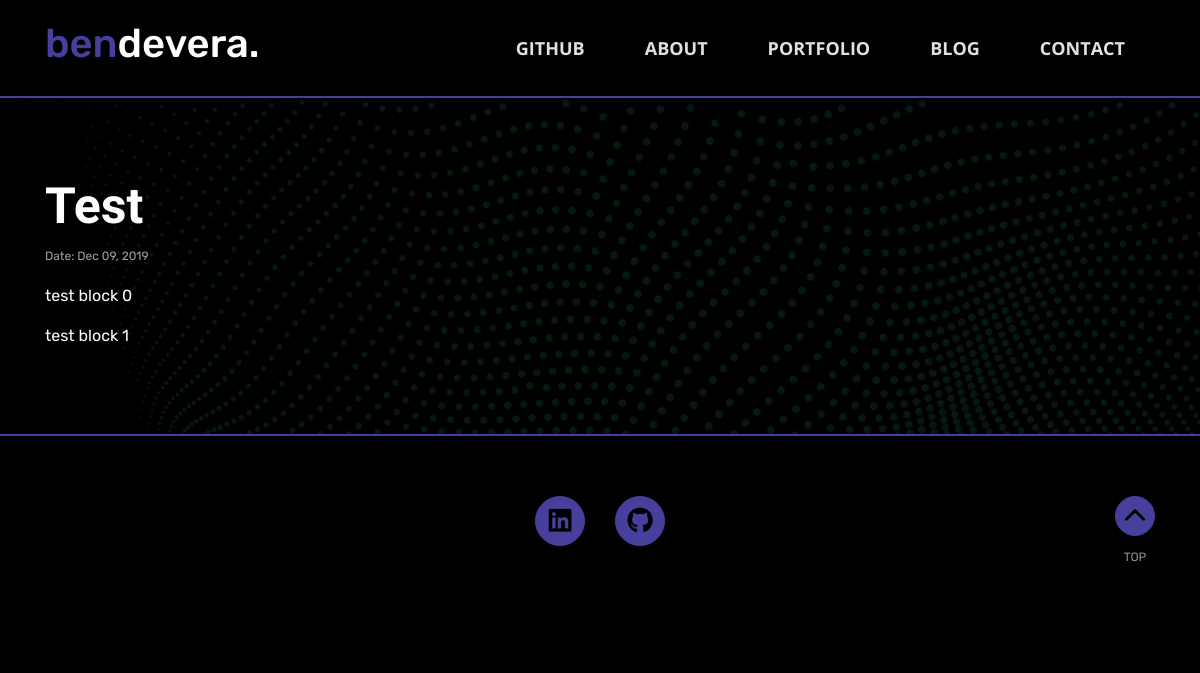
Before: /blog/1 with the older database file.
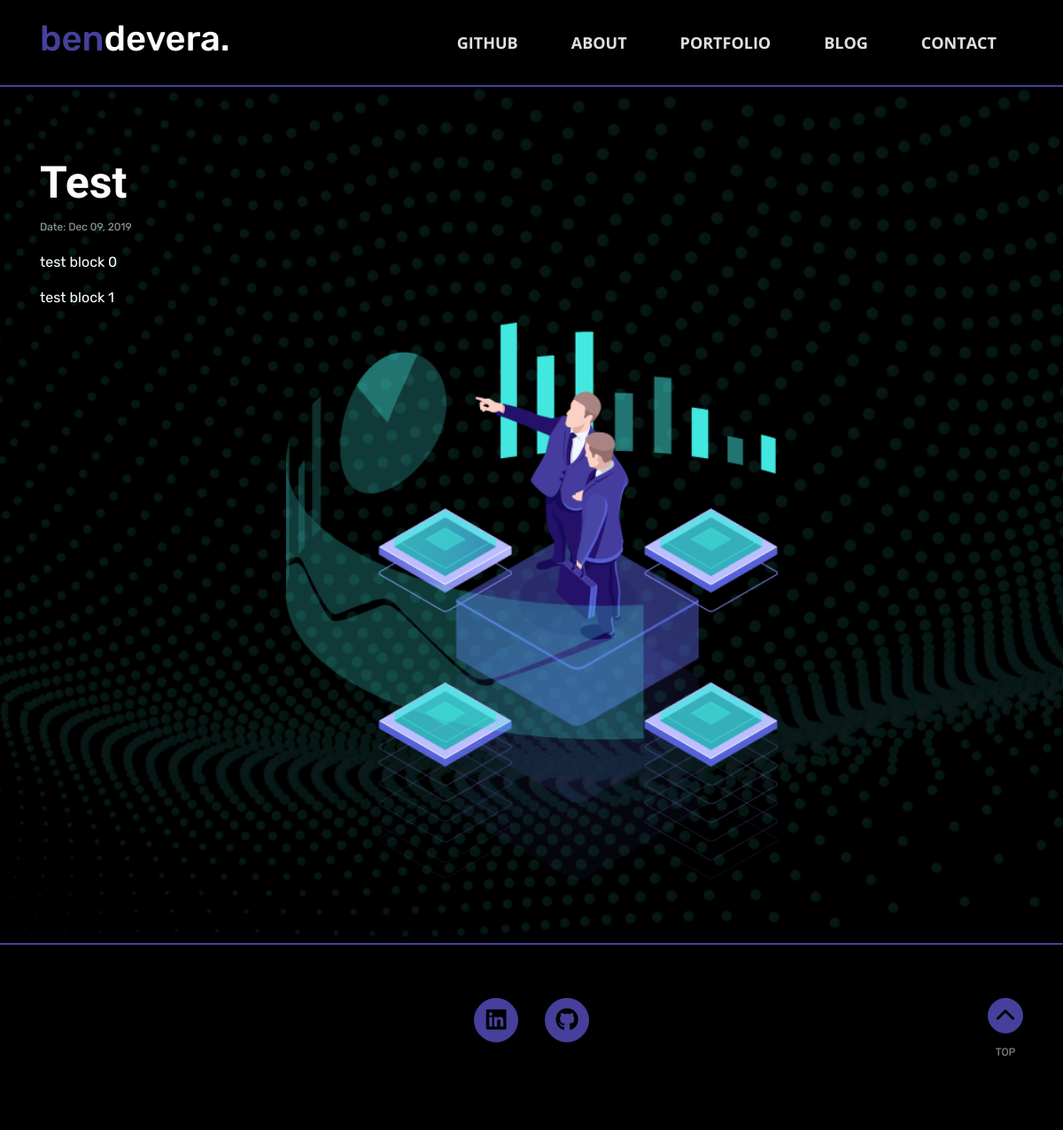
After: the same page with the newer database file.
### app/models.py (models this page shows)
class Post(db.Model):
    __tablename__ = "posts"
    id = Column(Integer, primary_key=True, autoincrement=True)
    title = Column(String)
    date = Column(db.DateTime, default=datetime.utcnow)
    abstract = Column(String, nullable=True)
    blocks = db.relationship('Block', backref="post")

class Block(db.Model):
    __tablename__ = "blocks"
    id = Column(Integer, primary_key=True, autoincrement=True)
    type = Column(String)
    data = Column(String)
    attribute = Column(String, nullable=True)
    order = Column(Integer)
    post_id = Column(Integer, ForeignKey('posts.id'))

### app/routes.py (the view)
@app.route('/blog/<id>')
def blog_post(id):
    post = Post.query.filter_by(id=id).first()
    if post is None:
        return redirect(url_for('index'))
    return render_template('blog_post.html', post=post)

### personal_website.py (called while the page is built)
@app.template_filter('prettytime')
def prettytime(s):
    return s.strftime('%b %d, %Y')

### app/templates/blog_post.html
{% extends "layout.html" %}
{% block content %}
<section class="blog">
    <div class="container">
        <h1>{{post.title}}</h1>
        <p class="blog-date">Date: {{ post.date | prettytime }}</p>
        {% for block in post.blocks %}
            {% if block.type == 'text' %}
                <p class="blog-text">{{block.data}}</p>
            {% elif block.type == 'heading' %}
                <h3>{{block.data}}</h3>
            {% elif block.type == 'code' %}
                <script src="{{block.data}}"></script>
            {% elif block.type == 'image' %}
                <img class="blog-image" src="{{block.data}}" alt="">
            {% endif %}
        {% endfor %}
    </div>
</section>
{% endblock %}

### app/templates/layout.html (shortened to what this page needs)
<!doctype html>
<html lang="en">
	<head>
		<link rel="stylesheet" href="/static/css/bootstrap.min.css" >
		<link rel="stylesheet" type="text/css" href="/static/css/animate.css">
		<link rel="stylesheet" type="text/css" href="/static/css/main.css">
		<link rel="stylesheet" type="text/css" href="/static/css/responsive.css">
	</head>
	<body>
        <section class="header" id="header">
            <div class="container">
                <nav class="navbar navbar-expand-md bg-light navbar-light">
                    <a class="navbar-brand" href="/">
                        <h1 class="main-header">ben<span class="text-white">devera.</span></h1>
                    </a>
                    <div class="collapse navbar-collapse right" id="collapsibleNavbar">
                        <ul class="navbar-nav">
                            <li class="nav-item">
                                <a class="nav-link" href="https://github.com/bendevera">Github</a>
                            </li>
                            <li class="nav-item">
                                <a class="nav-link" href="/#about_us">About</a>
                            </li>
                            <li class="nav-item">
                                <a class="nav-link" href="/portfolio">Portfolio</a>
                            </li>
                            <li class="nav-item">
                                <a class="nav-link" href="/blog">Blog</a>
                            </li>
                            <li class="nav-item">
                                <a class="nav-link" href="/#contact_us">Contact</a>
                            </li>
                        </ul>
                    </div>
                </nav>
            </div>
        </section>
        {% block content %}{% endblock %}
        <footer class="site_footer">
            <div class="container">
                <div class="row">
                    <div class="col-12 col-md-4">
                    </div>
                    <div class="col-6 col-md-4 text-center">
                        <div class="social_links">
                            <a href="https://www.linkedin.com/in/ben-de-vera-31418b15a/" class="wow fadeInLeft" data-wow-duration=".5s" data-wow-delay=".3s"><i class="fab fa-linkedin"></i></a>
                            <a href="https://github.com/bendevera" class="wow fadeInLeft" data-wow-duration=".5s" data-wow-delay=".6s"><i class="fab fa-github"></i></a>
                        </div>
                    </div>
                    <div class="col-6 col-md-4">
                            <div class="go_to_top_wraper wow bounceIn" data-wow-duration="1s">
                                <a class="go_to_top" href="#header"><i class="fas fa-chevron-up"></i></a>
                                <p>Top</p>
                            </div>
                            <div class="clearfix"></div>
                    </div>
                </div>
            </div>
        </footer>
    </body>
</html>

### app/static/css/main.css (style rules this page uses)
body { margin:0; padding:0; font-family: 'Rubik', sans-serif; font-size: 16px; line-height: 24px; background: #000000; color:#FFFFFF; }
h1,h2,h3,h4,h5,h6 { font-family: 'Work Sans', sans-serif; }
.main-header { font-family: 'Rubik', sans-serif; color: #46409c; }
.header { background: #000000; display: block; margin: 0; padding: 0; }
.header .navbar { background: transparent !important; padding: 15px 0; }
.header .navbar-brand { max-width: 50%; }
.header .navbar-nav li a { color: #E0E0E0 !important; font-size: 18px; font-weight: 700; font-family: 'Open Sans', sans-serif; text-transform: uppercase; padding: 0 30px !important; transition: all .5s; }
.blog { background-image: url('../images/dot_bg.png'); border-top: 2px solid #46409c; background-position: top center; background-size: cover; background-repeat: no-repeat; padding: 70px 0; }
.blog h1 { font-weight: 700; font-size: 50px; line-height: 76px; margin: 0; padding: 0; color: #fff; }
.blog-date { font-size: .75em; color: #99A2A9; }
.blog-image { display: block; margin: auto; width: 50%; }
.site_footer { display: block; margin: 0; padding: 60px 0; background: #000000; border-top: 2px solid #46409c; }
.site_footer .social_links { overflow: hidden; display: inline-block; margin: 0 auto; }
.site_footer .go_to_top, .site_footer .social_links a { display: block; margin: 0; padding: 0; width: 50px; height: 50px; background: #46409c; border-radius: 50%; text-align: center; color: #000000; font-size: 26px; line-height: 50px; float: left; border:1px solid #46409c; box-sizing: border-box; transition: all .5s; }
.site_footer .social_links a+a { margin-left: 30px; }
.site_footer .go_to_top { float: right; width: 40px; height: 40px; font-size: 23px; line-height: 40px; }
.go_to_top_wraper { display: block; overflow: hidden; float: right; }
.go_to_top_wraper p { color: #919191; clear: both; text-align: center; float: none; padding-top: 9px; font-size: 12px; font-weight: 400; text-transform: uppercase; }

Changed rows visible on the page:
added Block: data (picture)
